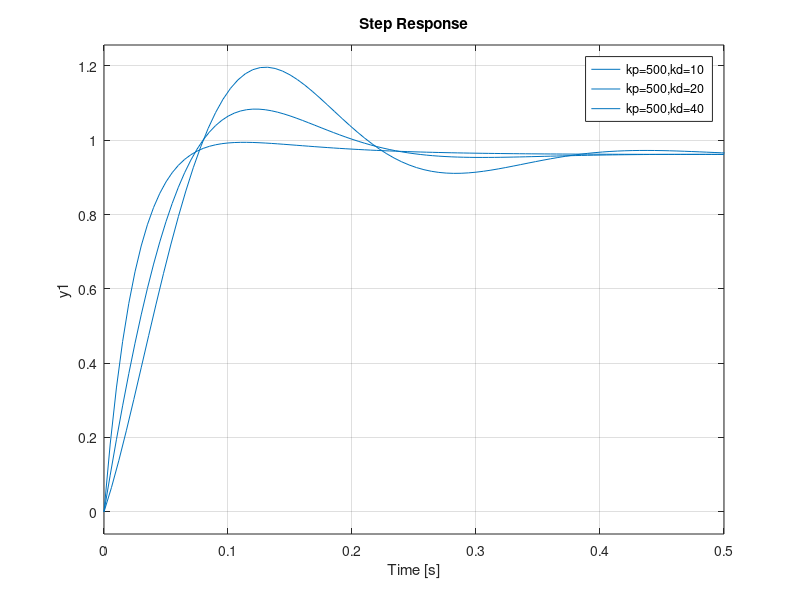

The MATLAB script that drew this image:
% G=tf([1], [1 10 20]); %G(s)=1/s^2+10s+20 olan sistemin transfer fonsiyonunun bulunması
% y=feedback(G,1);
% step(y);
Kp=500;
Kd=10;
C=pid(Kp,0, Kd);
G=tf([1],[1 10 20]);
y=feedback(C*G,1);
step(y);
hold on
Kp=500;
Kd=20;
C=pid(Kp,0, Kd);
G=tf([1],[1 10 20]);
y=feedback(C*G,1);
step(y);
hold on
Kp=500;
Kd=40;
C=pid(Kp,0, Kd);
G=tf([1],[1 10 20]);
y=feedback(C*G,1);
step(y);
legend('kp=500,kd=10','kp=500,kd=20','kp=500,kd=40');